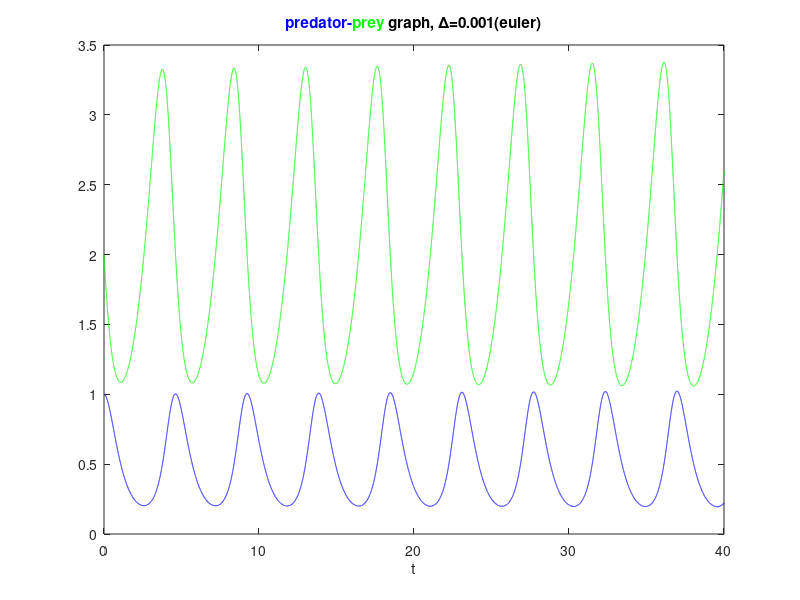
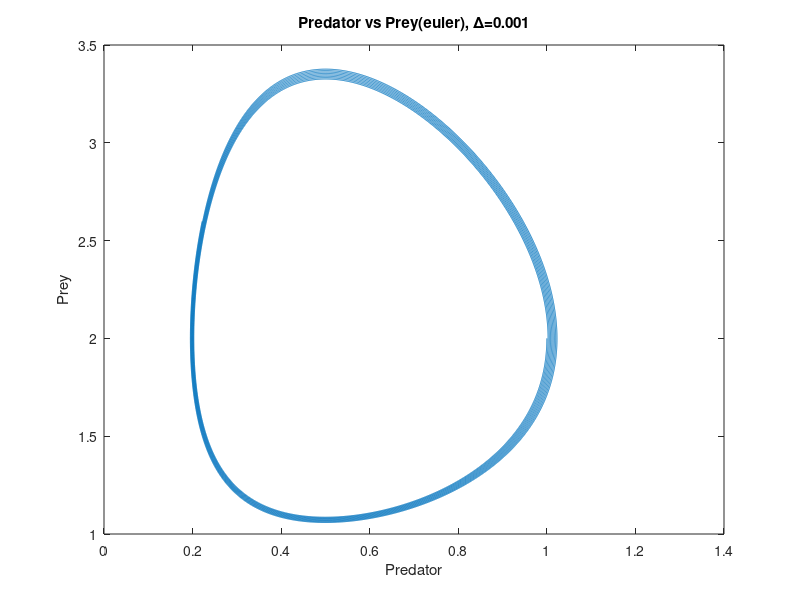
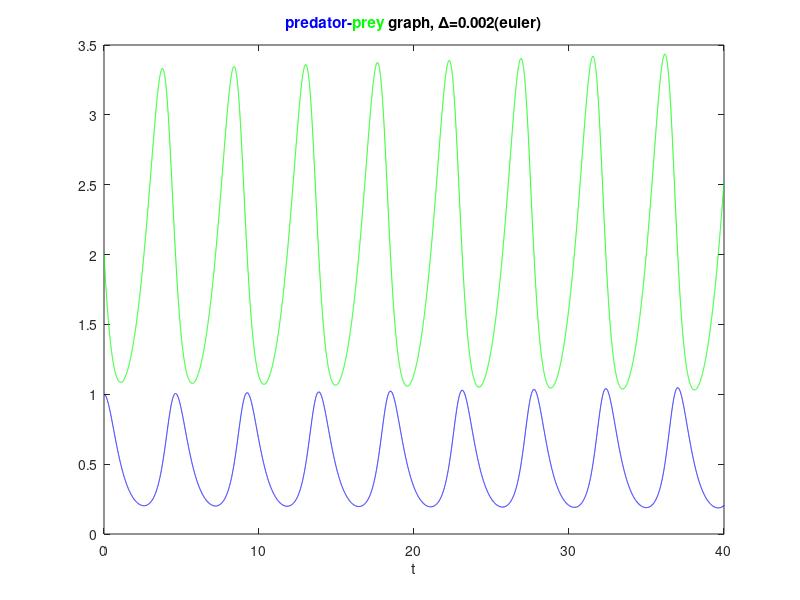
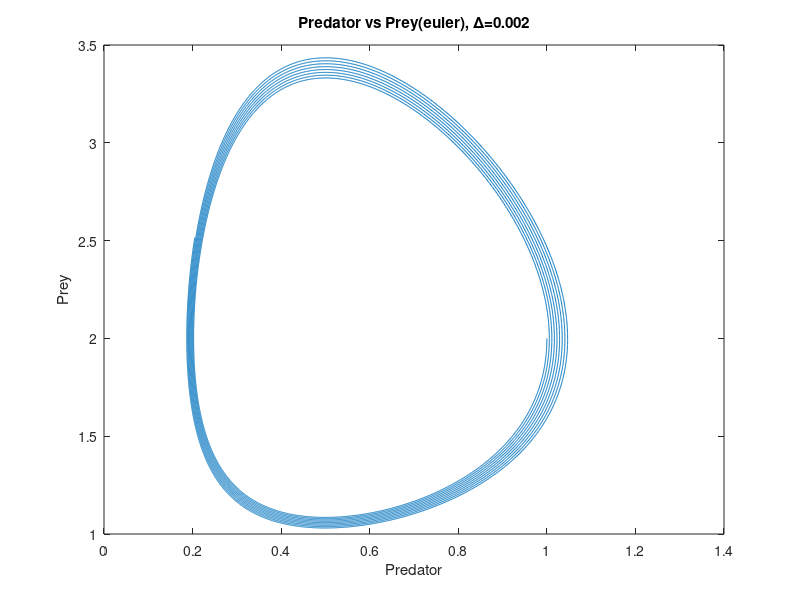

Reproduce these figures in MATLAB, in order.
clear all
t0=0;
t1=40;
Delta=[0.001,0.002,0.005];
e=(10^3).*(Delta);
for j=1:3
    t=t0:Delta(j):t1;
    i=1;
    x(i)=1;
    y(i)=2;
    while (t(i)<t1)
        y(i+1)=y(i)+(Delta(j))*((y(i))*(1-2*(x(i))));
        x(i+1)=x(i)+(Delta(j))*(-(x(i))*(2-(y(i))));
        i=i+1;
    end
    plot(t,x,'b');
    hold on
    plot(t,y,'g');
    title(['{\color{blue}predator' '-' '\color{green}prey}' ' graph, \Delta=',num2str(Delta(j)),'(euler)'])
    xlabel('t')
    print('-djpeg',['(euler)_Delta',int2str(e(j))])
    hold off
    plot(x,y)
    title(['Predator vs Prey(euler), \Delta=',num2str(Delta(j))])
    xlabel('Predator')
    ylabel('Prey')
    print('-djpeg',['x_y_(euler)_Delta',int2str(e(j))])
    clear t i x y
end